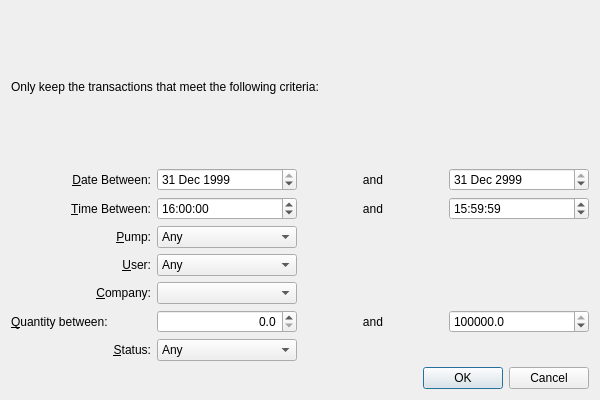
<?xml version="1.0" encoding="UTF-8"?>
<ui version="4.0">
 <class>FilterDialog</class>
 <widget class="QDialog" name="FilterDialog">
  <property name="geometry">
   <rect>
    <x>0</x>
    <y>0</y>
    <width>600</width>
    <height>400</height>
   </rect>
  </property>
  <property name="windowTitle">
   <string>FilterDialog</string>
  </property>
  <layout class="QVBoxLayout" name="verticalLayout">
   <item>
    <widget class="QLabel" name="topLabel">
     <property name="text">
      <string>Only keep the transactions that meet the following criteria:</string>
     </property>
    </widget>
   </item>
   <item>
    <layout class="QGridLayout" name="gridLayout">
     <item row="1" column="1">
      <widget class="QTimeEdit" name="fromTimeEdit">
       <property name="dateTime">
        <datetime>
         <hour>16</hour>
         <minute>0</minute>
         <second>0</second>
         <year>1999</year>
         <month>12</month>
         <day>31</day>
        </datetime>
       </property>
       <property name="date">
        <date>
         <year>1999</year>
         <month>12</month>
         <day>31</day>
        </date>
       </property>
       <property name="timeSpec">
        <enum>Qt::UTC</enum>
       </property>
      </widget>
     </item>
     <item row="2" column="0">
      <widget class="QLabel" name="pumpLabel">
       <property name="text">
        <string>&amp;Pump:</string>
       </property>
       <property name="alignment">
        <set>Qt::AlignRight|Qt::AlignTrailing|Qt::AlignVCenter</set>
       </property>
       <property name="buddy">
        <cstring>pumpComboBox</cstring>
       </property>
      </widget>
     </item>
     <item row="5" column="0">
      <widget class="QLabel" name="quantityBetweenLabel">
       <property name="text">
        <string>&amp;Quantity between:</string>
       </property>
       <property name="buddy">
        <cstring>fromQuantitySpinBox</cstring>
       </property>
      </widget>
     </item>
     <item row="4" column="0">
      <widget class="QLabel" name="companyLabel">
       <property name="text">
        <string>&amp;Company:</string>
       </property>
       <property name="alignment">
        <set>Qt::AlignRight|Qt::AlignTrailing|Qt::AlignVCenter</set>
       </property>
       <property name="buddy">
        <cstring>companyComboBox</cstring>
       </property>
      </widget>
     </item>
     <item row="0" column="3">
      <widget class="QDateEdit" name="toDateEdit">
       <property name="dateTime">
        <datetime>
         <hour>0</hour>
         <minute>0</minute>
         <second>0</second>
         <year>2999</year>
         <month>12</month>
         <day>31</day>
        </datetime>
       </property>
       <property name="time">
        <time>
         <hour>0</hour>
         <minute>0</minute>
         <second>0</second>
        </time>
       </property>
       <property name="maximumTime">
        <time>
         <hour>23</hour>
         <minute>59</minute>
         <second>59</second>
        </time>
       </property>
       <property name="minimumTime">
        <time>
         <hour>0</hour>
         <minute>0</minute>
         <second>0</second>
        </time>
       </property>
       <property name="timeSpec">
        <enum>Qt::UTC</enum>
       </property>
       <property name="date">
        <date>
         <year>2999</year>
         <month>12</month>
         <day>31</day>
        </date>
       </property>
      </widget>
     </item>
     <item row="1" column="3">
      <widget class="QTimeEdit" name="toTimeEdit">
       <property name="dateTime">
        <datetime>
         <hour>15</hour>
         <minute>59</minute>
         <second>59</second>
         <year>1999</year>
         <month>12</month>
         <day>31</day>
        </datetime>
       </property>
       <property name="timeSpec">
        <enum>Qt::UTC</enum>
       </property>
      </widget>
     </item>
     <item row="4" column="1">
      <widget class="QComboBox" name="companyComboBox"/>
     </item>
     <item row="5" column="2">
      <widget class="QLabel" name="quantityAndLabel">
       <property name="text">
        <string>and</string>
       </property>
       <property name="alignment">
        <set>Qt::AlignCenter</set>
       </property>
      </widget>
     </item>
     <item row="5" column="1">
      <widget class="QDoubleSpinBox" name="fromQuantitySpinBox">
       <property name="alignment">
        <set>Qt::AlignRight|Qt::AlignTrailing|Qt::AlignVCenter</set>
       </property>
       <property name="decimals">
        <number>1</number>
       </property>
       <property name="maximum">
        <double>100000.000000000000000</double>
       </property>
      </widget>
     </item>
     <item row="5" column="3">
      <widget class="QDoubleSpinBox" name="toQuantitySpinBox">
       <property name="decimals">
        <number>1</number>
       </property>
       <property name="maximum">
        <double>100000.000000000000000</double>
       </property>
       <property name="value">
        <double>100000.000000000000000</double>
       </property>
      </widget>
     </item>
     <item row="2" column="1">
      <widget class="QComboBox" name="pumpComboBox">
       <item>
        <property name="text">
         <string>Any</string>
        </property>
       </item>
      </widget>
     </item>
     <item row="0" column="0">
      <widget class="QLabel" name="dateBetweenLabel">
       <property name="text">
        <string>&amp;Date Between:</string>
       </property>
       <property name="alignment">
        <set>Qt::AlignRight|Qt::AlignTrailing|Qt::AlignVCenter</set>
       </property>
       <property name="buddy">
        <cstring>fromDateEdit</cstring>
       </property>
      </widget>
     </item>
     <item row="3" column="1">
      <widget class="QComboBox" name="userComboBox">
       <item>
        <property name="text">
         <string>Any</string>
        </property>
       </item>
      </widget>
     </item>
     <item row="3" column="0">
      <widget class="QLabel" name="userLabel">
       <property name="text">
        <string>&amp;User:</string>
       </property>
       <property name="alignment">
        <set>Qt::AlignRight|Qt::AlignTrailing|Qt::AlignVCenter</set>
       </property>
       <property name="buddy">
        <cstring>userComboBox</cstring>
       </property>
      </widget>
     </item>
     <item row="1" column="0">
      <widget class="QLabel" name="timeBetweenLabel">
       <property name="text">
        <string>&amp;Time Between:</string>
       </property>
       <property name="alignment">
        <set>Qt::AlignRight|Qt::AlignTrailing|Qt::AlignVCenter</set>
       </property>
       <property name="buddy">
        <cstring>fromTimeEdit</cstring>
       </property>
      </widget>
     </item>
     <item row="0" column="1">
      <widget class="QDateEdit" name="fromDateEdit">
       <property name="dateTime">
        <datetime>
         <hour>0</hour>
         <minute>0</minute>
         <second>0</second>
         <year>1999</year>
         <month>12</month>
         <day>31</day>
        </datetime>
       </property>
       <property name="time">
        <time>
         <hour>0</hour>
         <minute>0</minute>
         <second>0</second>
        </time>
       </property>
       <property name="maximumTime">
        <time>
         <hour>23</hour>
         <minute>59</minute>
         <second>59</second>
        </time>
       </property>
       <property name="minimumTime">
        <time>
         <hour>0</hour>
         <minute>0</minute>
         <second>0</second>
        </time>
       </property>
       <property name="timeSpec">
        <enum>Qt::UTC</enum>
       </property>
       <property name="date">
        <date>
         <year>1999</year>
         <month>12</month>
         <day>31</day>
        </date>
       </property>
      </widget>
     </item>
     <item row="0" column="2">
      <widget class="QLabel" name="dateAndlabel">
       <property name="text">
        <string>and</string>
       </property>
       <property name="alignment">
        <set>Qt::AlignCenter</set>
       </property>
      </widget>
     </item>
     <item row="1" column="2">
      <widget class="QLabel" name="timeAndLabel">
       <property name="text">
        <string>and</string>
       </property>
       <property name="alignment">
        <set>Qt::AlignCenter</set>
       </property>
      </widget>
     </item>
     <item row="6" column="0">
      <widget class="QLabel" name="statusLabel">
       <property name="text">
        <string>&amp;Status:</string>
       </property>
       <property name="alignment">
        <set>Qt::AlignRight|Qt::AlignTrailing|Qt::AlignVCenter</set>
       </property>
       <property name="buddy">
        <cstring>statusComboBox</cstring>
       </property>
      </widget>
     </item>
     <item row="6" column="1">
      <widget class="QComboBox" name="statusComboBox">
       <item>
        <property name="text">
         <string>Any</string>
        </property>
       </item>
      </widget>
     </item>
    </layout>
   </item>
   <item>
    <widget class="QDialogButtonBox" name="buttonBox">
     <property name="standardButtons">
      <set>QDialogButtonBox::Cancel|QDialogButtonBox::Ok</set>
     </property>
    </widget>
   </item>
  </layout>
 </widget>
 <layoutdefault spacing="6" margin="11"/>
 <resources/>
 <connections>
  <connection>
   <sender>buttonBox</sender>
   <signal>accepted()</signal>
   <receiver>FilterDialog</receiver>
   <slot>accept()</slot>
   <hints>
    <hint type="sourcelabel">
     <x>442</x>
     <y>372</y>
    </hint>
    <hint type="destinationlabel">
     <x>349</x>
     <y>333</y>
    </hint>
   </hints>
  </connection>
  <connection>
   <sender>buttonBox</sender>
   <signal>rejected()</signal>
   <receiver>FilterDialog</receiver>
   <slot>reject()</slot>
   <hints>
    <hint type="sourcelabel">
     <x>531</x>
     <y>375</y>
    </hint>
    <hint type="destinationlabel">
     <x>375</x>
     <y>263</y>
    </hint>
   </hints>
  </connection>
 </connections>
</ui>
